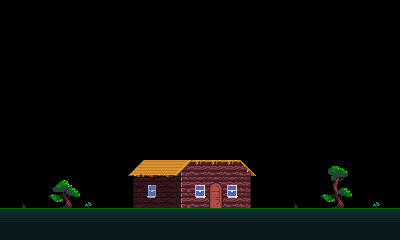

Tiled map render using the project's own tile images. Description and the whole map definition, tile-layer contents included, below:
An orthogonal 25x15 tile map with 16x16 px tiles, 1 tile layer (topTiles) and 4 objects (2x trigger, door, tile).

<map version="1.0" orientation="orthogonal" renderorder="right-down" width="25" height="15" tilewidth="16" tileheight="16" nextobjectid="8">
 <properties>
  <property name="background" value="home_day" />
  <property name="song" value="cliffs" />
 </properties>
 <tileset firstgid="1" name="tiles" tilewidth="16" tileheight="16" spacing="1" tilecount="330" columns="22">
  <image source="../../graphics/tiles.png" width="374" height="255" />
  <tile id="22">
   <properties>
    <property name="right" value="home" />
   </properties>
  </tile>
  <tile id="56">
   <properties>
    <property name="left" value="cliff" />
    <property name="right" value="beach" />
   </properties>
  </tile>
 </tileset>
 <layer name="topTiles" width="25" height="15">
  <data encoding="csv">
0,0,0,0,0,0,0,0,0,0,0,0,0,0,0,0,0,0,0,0,0,0,0,0,0,
0,0,0,0,0,0,0,0,0,0,0,0,0,0,0,0,0,0,0,0,0,0,0,0,0,
0,0,0,0,0,0,0,0,0,0,0,0,0,0,0,0,0,0,0,0,0,0,0,0,0,
0,0,0,0,0,0,0,0,0,0,0,0,0,0,0,0,0,0,0,0,0,0,0,0,0,
0,0,0,0,0,0,0,0,0,0,0,0,0,0,0,0,0,0,0,0,0,0,0,0,0,
0,0,0,0,0,0,0,0,0,0,0,0,0,0,0,0,0,0,0,0,0,0,0,0,0,
0,0,0,0,0,0,0,0,0,0,0,0,0,0,0,0,0,0,0,0,0,0,0,0,0,
0,0,0,0,0,0,0,0,0,0,0,0,0,0,0,0,0,0,0,0,0,0,0,0,0,
0,0,0,0,0,0,0,0,0,0,0,0,0,0,0,0,0,0,0,0,0,0,0,0,0,
0,0,0,0,0,0,0,0,0,0,0,0,0,0,0,0,0,0,0,0,0,0,0,0,0,
0,0,0,0,0,0,0,0,29,30,30,31,32,32,32,56,34,0,0,0,16,17,0,0,0,
0,0,0,36,37,0,0,0,51,96,52,53,99,54,99,78,0,0,0,0,38,39,0,0,0,
0,57,0,58,59,62,0,0,73,118,74,75,121,76,121,78,0,0,57,0,60,61,0,62,0,
2,2,2,2,2,2,2,2,2,2,2,2,2,2,2,2,2,2,2,2,2,2,2,2,2,
24,24,24,24,24,24,24,24,24,24,24,24,24,24,24,24,24,24,24,24,24,24,24,24,24
</data>
 </layer>
 <objectgroup name="topObjects">
  <object id="2" name="door" x="208" y="192" width="16" height="16">
   <properties>
    <property name="link" value="indoors" />
    <property name="x" type="int" value="192" />
    <property name="y" type="int" value="208" />
   </properties>
  </object>
  <object id="5" name="trigger" x="0" y="0" height="208">
   <properties>
    <property name="map" value="cliff;378;192;" />
   </properties>
  </object>
  <object id="6" name="trigger" x="400" y="0" height="208">
   <properties>
    <property name="map" value="pathway;16;192;" />
   </properties>
  </object>
  <object id="7" name="tile" x="0" y="208" width="400" height="32" />
 </objectgroup>
</map>
